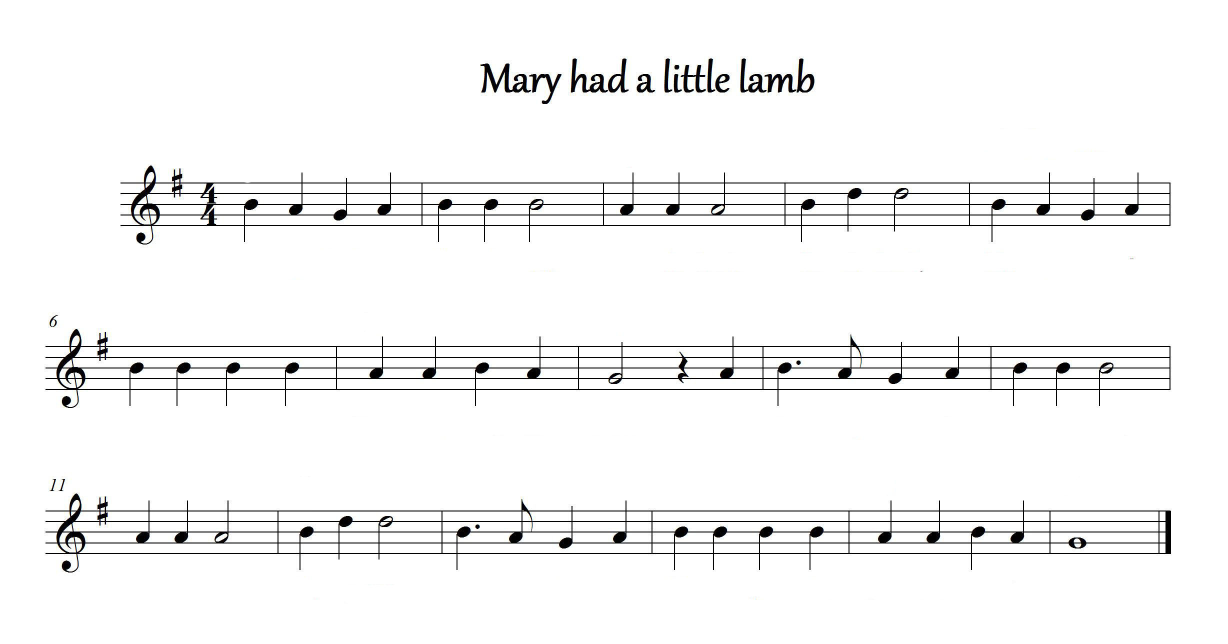
#> input picture Recognize/resources/music.jpg, 2456 x 1288 px (shown at 1/2 size)
$ python main.py
#> lines starting #> are read from the running program, lines starting #| are printed output that depends on the picture; after the words box and inside, x2 and y2 are one past the last pixel; in counts of white or black regions, pixels touching at a corner belong together
### Recognize/functions.py
# functions.py
import cv2
import numpy as np

def weighted(value):
    standard = 10
    return int(value * (standard / 10))

def threshold(image):
    image = cv2.cvtColor(image, cv2.COLOR_BGR2GRAY)
    ret, image = cv2.threshold(image, 127, 255, cv2.THRESH_BINARY_INV | cv2.THRESH_OTSU)
    return image

# [49 lines left out: functions camera_threshold, closing, get_number, convert_to_sentence, not called in this run]

### Recognize/modules.py
# modules.py
import cv2
import numpy as np
import functions as fs

def remove_noise(image):
    image = fs.threshold(image)  # 이미지 이진화
    mask = np.zeros(image.shape, np.uint8)  # 보표 영역만 추출하기 위해 마스크 생성
    subimages = []  # subimage들을 저장할 리스트
    cnt, labels, stats, centroids = cv2.connectedComponentsWithStats(image)  # 레이블링
    for i in range(1, cnt):
        x, y, w, h, area = stats[i]
        if w > image.shape[1] * 0.5:  # 보표 영역에만
            cv2.rectangle(mask, (x, y, w, h), (255, 0, 0), -1)  # 사각형 그리기

            # 원본 이미지에서 사각형 영역 추출하여 subimages 리스트에 추가
            subimage =[x, y, w, h]
            subimages.append(subimage)

    masked_image = cv2.bitwise_and(image, mask)  # 보표 영역 추출

    return masked_image, subimages

# [16 lines left out: function camera_remove_noise, not called in this run]

def remove_staves(image):
    height, width = image.shape
    staves = []  # 오선의 좌표들이 저장될 리스트

    for row in range(height):
        pixels = 0
        for col in range(width):
            pixels += (image[row][col] == 255)  # 한 행에 존재하는 흰색 픽셀의 개수를 셈
        if pixels >= width * 0.5:  # 이미지 넓이의 50% 이상이라면
            if len(staves) == 0 or abs(staves[-1][0] + staves[-1][1] - row) > 1:  # 첫 오선이거나 이전에 검출된 오선과 다른 오선
                staves.append([row, 0])  # 오선 추가 [오선의 y 좌표][오선 높이]
            else:  # 이전에 검출된 오선과 같은 오선
                staves[-1][1] += 1  # 높이 업데이트

    for staff in range(len(staves)):
        top_pixel = staves[staff][0]  # 오선의 최상단 y 좌표
        bot_pixel = staves[staff][0] + staves[staff][1]  # 오선의 최하단 y 좌표 (오선의 최상단 y 좌표 + 오선 높이)
        for col in range(width):
            if image[top_pixel - 1][col] == 0 and image[bot_pixel + 1][col] == 0:  # 오선 위, 아래로 픽셀이 있는지 탐색
                for row in range(top_pixel, bot_pixel + 1):
                    image[row][col] = 0  # 오선을 지움

    return image, [x[0] for x in staves]

def normalization(image, staves, standard):
    avg_distance = 0
    lines = int(len(staves) / 5)  # 보표의 개수
    for line in range(lines):
        for staff in range(4):
            staff_above = staves[line * 5 + staff]
            staff_below = staves[line * 5 + staff + 1]
            avg_distance += abs(staff_above - staff_below)  # 오선의 간격을 누적해서 더해줌
    avg_distance /= len(staves) - lines  # 오선 간의 평균 간격

    height, width = image.shape  # 이미지의 높이와 넓이
    weight = standard / avg_distance  # 기준으로 정한 오선 간격을 이용해 가중치를 구함
    new_width = int(width * weight)  # 이미지의 넓이에 가중치를 곱해줌
    new_height = int(height * weight)  # 이미지의 높이에 가중치를 곱해줌

    image = cv2.resize(image, (new_width, new_height))  # 이미지 리사이징
    # ret, image = cv2.threshold(image, 127, 255, cv2.THRESH_BINARY | cv2.THRESH_OTSU)  # 이미지 이진화 !! 이진화 작업시 음표 손실됨
    staves = [x * weight for x in staves]  # 오선 좌표에도 가중치를 곱해줌

    return image, staves

### Recognize/main.py
# main.py

import cv2
import os
import modules
import numpy as np
import functions as fs

subimages_array = []  # 서브 이미지 배열들을 저장할 리스트
stave_list=[] # 해당 악보의 모든 오선 정보를 담고 있는 리스트
# 이미지 불러오기
resource_path = os.getcwd() + "/resources/"
image_0 = cv2.imread(resource_path + "music.jpg")
#> image_0 is the input picture: shape (1288, 2456, 3); mean B, G, R 245.2, 245.2, 245.2

# 1. 보표 영역 추출 및 그 외 노이즈 제거
image_1,subimages_array = modules.remove_noise(image_0)
#> in threshold, `ret, image = cv2.threshold(image, 127, 255, cv2.THRESH_BINARY_INV | cv..`:
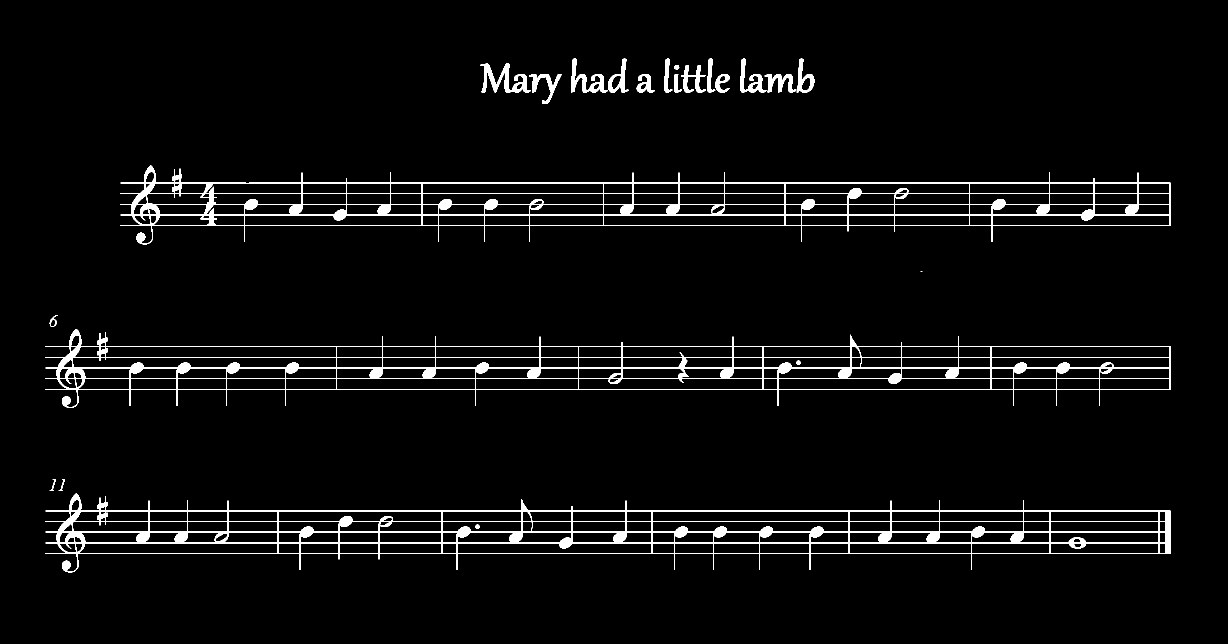
#> image: shape (1288, 2456) (shown at 1/2 size); 3.8% white; 23 white regions (1 under 20 px), largest, box (x1, y1, x2, y2) and area: (91, 987, 2342, 1145) 37051, (91, 658, 2341, 816) 35499, (241, 331, 2341, 489) 34226
#> in threshold, `ret, image = cv2.threshold(image, 127, 255, cv2.THRESH_BINARY_INV | cv..`: ret = 130
#> in remove_noise, `cnt, labels, stats, centroids = cv2.connectedComponentsWithStats(image)`:
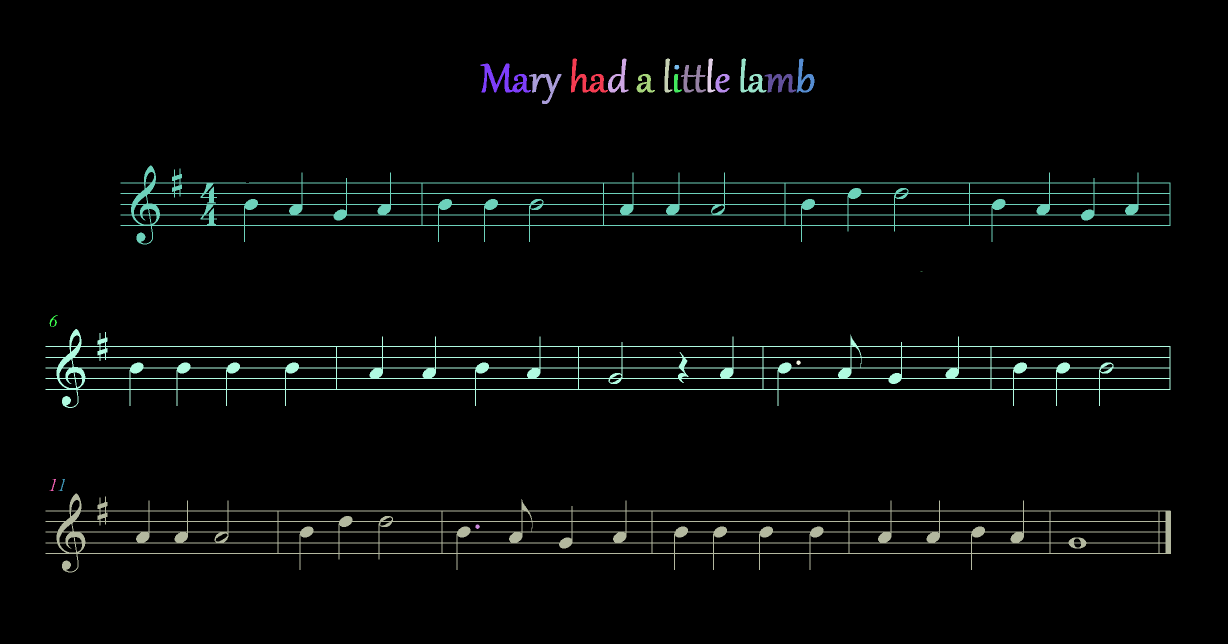
#> labels: shape (1288, 2456) int32 (shown at 1/2 size); 24 distinct labels, from 0 to 23; one colour per label, 0 black
#> in remove_noise, `cnt, labels, stats, centroids = cv2.connectedComponentsWithStats(image)`: cnt = 24; stats = 24 rows, first 6: [0, 0, 2456, 1288, 3043319], [1142, 117, 74, 68, 1594], [1216, 117, 41, 68, 984], [1329, 117, 16, 68, 532], [1415, 117, 16, 68, 532], [1481, 117, 52, 68, 1193]; centroids = 24 rows, first 8: [1229.1, 641.9], [1171.9, 161.3], [1237.5, 158.9], [1333.5, 151.5], [1419.4, 151.4], [1500.4, 160.6], [1607.9, 156.9], [1007.3, 159.8]
#> the loop in remove_noise, `for i in range(1, cnt):` made 23 passes
#> (x, y, w, h, area) on passes 1 to 12: (1142, 117, 74, 68, 1594), (1216, 117, 41, 68, 984), (1329, 117, 16, 68, 532), (1415, 117, 16, 68, 532), (1481, 117, 52, 68, 1193), (1593, 117, 36, 68, 963), (961, 127, 101, 58, 2186), (1349, 130, 10, 9, 74), (1362, 130, 50, 55, 1044), (1058, 148, 65, 60, 1139), (1273, 148, 37, 37, 662), (1348, 148, 16, 37, 300)
#> after the loop in remove_noise, `for i in range(1, cnt):`:
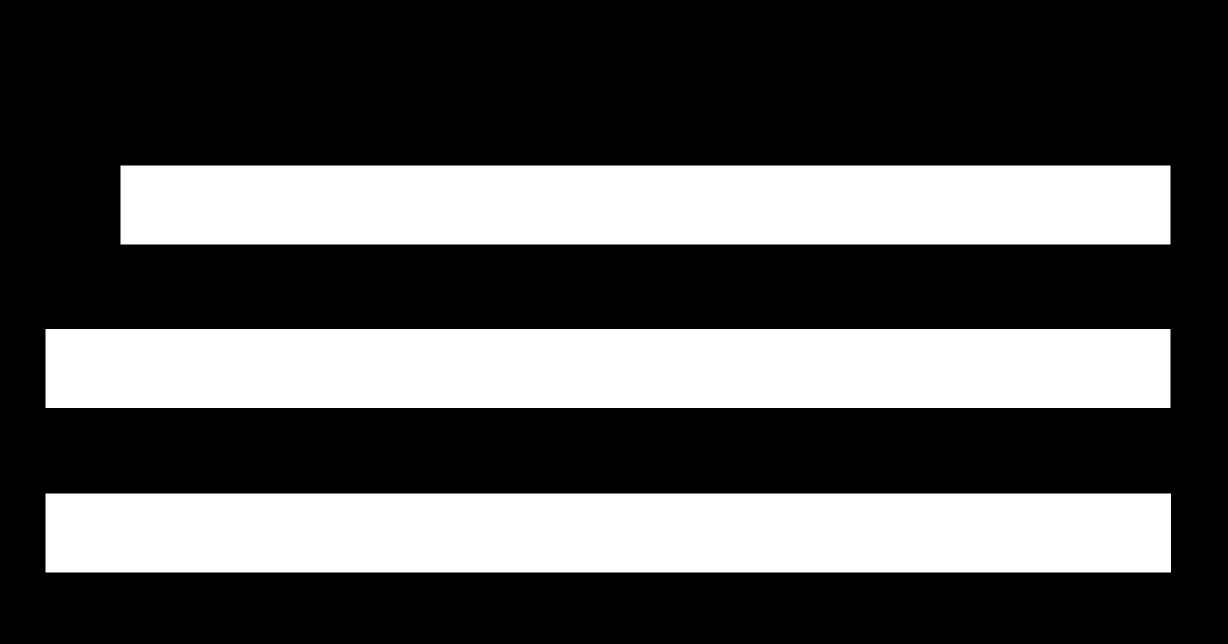
#> mask: shape (1288, 2456) (shown at 1/2 size); 33% white; 3 white regions, box (x1, y1, x2, y2) and area: (91, 987, 2342, 1145) 355658, (91, 658, 2341, 816) 355500, (241, 331, 2341, 489) 331800
#> after the loop in remove_noise, `for i in range(1, cnt):`: subimages = [[241, 331, 2100, 158], [91, 658, 2250, 158], [91, 987, 2251, 158]]
#> in remove_noise, `masked_image = cv2.bitwise_and(image, mask)`: masked_image: shape (1288, 2456); 3.4% white; 5 white regions, box (x1, y1, x2, y2) and area: (91, 987, 2342, 1145) 37051, (91, 658, 2341, 816) 35499, (241, 331, 2341, 489) 34226, (1593, 721, 1602, 730) 59, (951, 1049, 960, 1058) 59
#> subimages_array has the same summary as subimages in remove_noise

# 2. 오선 제거
image_2, staves = modules.remove_staves(image_1)
#> after the loop in remove_staves, `for row in range(height):`: staves = [[365, 1], [386, 1], [408, 1], [429, 1], [450, 1], [692, 1], [714, 1], [735, 1], [756, 1], [778, 1], [1021, 1], [1042, 1], [1063, 1], [1085, 1], [1106, 1]]
#> the loop in remove_staves, `for staff in range(len(staves)):` made 15 passes
#> (top_pixel, bot_pixel) on passes 1 to 12: (365, 366), (386, 387), (408, 409), (429, 430), (450, 451), (692, 693), (714, 715), (735, 736), (756, 757), (778, 779), (1021, 1022), (1042, 1043)
#> after the loop in remove_staves, `for staff in range(len(staves)):`: image: shape (1288, 2456); 1.4% white; 81 white regions, largest, box (x1, y1, x2, y2) and area: (113, 658, 171, 816) 2522, (113, 987, 171, 1145) 2512, (262, 331, 320, 489) 2510
#> staves = [365, 386, 408, 429, 450, 692, 714, 735, 756, 778, 1021, 1042, 1063, 1085, 1106]

# 3. 악보 이미지 정규화
image_3, staves = modules.normalization(image_2, staves, 10)
#> in normalization, `lines = int(len(staves) / 5)`: lines = 3
#> after the loop in normalization, `for line in range(lines):`: avg_distance = 256
#> in normalization, `avg_distance /= len(staves) - lines`: avg_distance = 21.33
#> in normalization, `weight = standard / avg_distance`: weight = 0.469
#> in normalization, `new_width = int(width * weight)`: new_width = 1151
#> in normalization, `new_height = int(height * weight)`: new_height = 603
#> in normalization, `staves = [x * weight for x in staves]`: staves = [171.1, 180.9, 191.2, 201.1, 210.9, 324.4, 334.7, 344.5, 354.4, 364.7, 478.6, 488.4, 498.3, 508.6, 518.4]

# 오선 제거된 분할 이미지와 오선 정보에 대해 정규화 수행
normalized_images = []
for subimage_coords in subimages_array:
    x, y, w, h = subimage_coords
    subimage = image_0[y:y+h+10, x:x+w+10] #분할 좌표를 찾아 이미지화 margin을 10px 줬음 안그러면 템플릿 매칭때 오류 발생.
    subimage = fs.threshold(subimage) #그레이스케일 후 이진화
    normalized_image, stave_info = modules.remove_staves(subimage) #오선 제거
    normalized_image, stave_info = modules.normalization(normalized_image, stave_info, 10) # 정규화
    normalized_images.append((normalized_image))

    # 마지막 인덱스에 10을 더한 값을 추가
    stave_info.append(stave_info[-1] + 10)

    # 원래 리스트에 중간 값을 추가한 리스트 생성
    new_stave_info = [stave_info[0]]

    for i in range(len(stave_info) - 1):
        mid_value = (stave_info[i] + stave_info[i + 1]) / 2
        new_stave_info.extend([mid_value, stave_info[i + 1]])

    stave_list.append(new_stave_info) # 도 레 미 파 솔 라 시 도
#> this loop made 3 passes
#> (subimage_coords, x, y, w, avg_distance in normalization, weight in normalization, new_width in normalization) on passes 1 to 3: ([241, 331, 2100, 158], 241, 331, 2100, 21.25, 0.471, 992), ([91, 658, 2250, 158], 91, 658, 2250, 21.5, 0.465, 1051), ([91, 987, 2251, 158], 91, 987, 2251, 21.25, 0.471, 1064)
#> pass 1, `normalized_image, stave_info = modules.remove_staves(subimage)`:
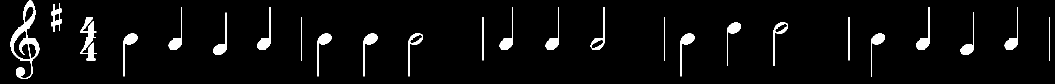
#> normalized_image: shape (168, 2110) (shown at 1/2 size); 4.2% white; 26 white regions, largest, box (x1, y1, x2, y2) and area: (21, 0, 79, 158) 2509, (160, 77, 193, 121) 631, (999, 14, 1026, 100) 615
#> after the loop:
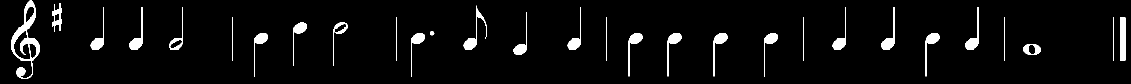
#> subimage: shape (168, 2261) (shown at 1/2 size); 4.3% white; 29 white regions, largest, box (x1, y1, x2, y2) and area: (22, 0, 80, 158) 2511, (2240, 34, 2251, 121) 956, (927, 11, 974, 100) 819
#> after the loop, normalized_images = 3 items; stave_list = [[16, 20.94, 25.88, 31.06, 36.24, 41.18, 46.12, 51.06, 56, 61, 66], [15.81, 20.93, 26.05, 30.93, 35.81, 40.7, 45.58, 50.7, 55.81, 60.81, 65.81], [16, 20.94, 25.88, 30.82, 35.76, 40.94, 46.12, 51.06, 56, 61, 66]]

result_img = cv2.bitwise_not(image_3)

# 템플릿 이미지 파일명과 해당 이미지에 표시될 텍스트들
template_data = [
{"file": "template\clef.png", "text": "Treble"},
{"file": "template\clef_2.png", "text": "Treble"},
{"file": "template\sharp.png", "text": "Sharp"},
{"file": "template\half_left.png", "text": "Half Note"},
{"file": "template\half_right.png", "text": "Half Note"},
{"file": "template\eight_flag.png", "text": "Eight_flag"},
{"file": "template\eight_flag_2.png", "text": "Eight_flag"},
{"file": "template\quarter_left.png", "text": "Quarter Note"},
{"file": "template\quarter_right.png", "text": "Quarter Note"},
{"file": "template\quarter_left_2.png", "text": "Quarter Note"},
{"file": "template\quarter_right_2.png", "text": "Quarter Note"},
{"file": "template\dot.png", "text": "Dot"},
{"file": "template\quarter_rest.png", "text": "Quarter Rest"},
{"file": "template\whole_note.png", "text": "Whole Note"}
]

recognition_list = []

# 템플릿 매칭 및 결과 이미지에 음표와 텍스트 추가
for normalized_image in normalized_images:
    result_subimg = cv2.bitwise_not(normalized_image)
#> normalized_image: shape (79, 992)

    # 각 subimage에 대한 processed_locations 리스트 초기화
    processed_locations = []

    for template_info in template_data:
        template_file = template_info["file"]
        template_text = template_info["text"]

        template_path = os.path.join(resource_path, template_file)
        template = cv2.imread(template_path)
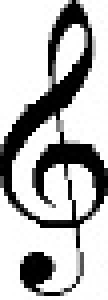
#> input picture Recognize/resources/template/clef.png, 27 x 75 px, found by its file name (shown 4 times larger)
#> template is the input picture: shape (75, 27, 3); min 0, max 255, mean 185.1
        template = fs.threshold(template)
#> in threshold (call 5), `ret, image = cv2.threshold(image, 127, 255, cv2.THRESH_BINARY_INV | cv..`: image: shape (75, 27); 27.9% white; 2 white regions, box (x1, y1, x2, y2) and area: (0, 0, 27, 62) 484, (5, 63, 21, 74) 80
        result = cv2.matchTemplate(normalized_image, template, cv2.TM_CCOEFF_NORMED)

        threshold = 0.7

        locations = np.where(result >= threshold)
#> locations = ([0, 1], [10, 10])
        for loc in zip(*locations[::-1]):  # 하나라도 검출 되었을때 중복 검출 방지 검사 반복문
            skip_location = False
            for processed_loc in processed_locations:
                distance = np.sqrt((loc[0] - processed_loc[0]) ** 2 + (loc[1] - processed_loc[1]) ** 2)
                if distance < 5:
                    skip_location = True
                    break

            if not skip_location:
                processed_locations.append([loc[0], loc[1], template_text, (loc[1] + loc[1] + template.shape[0]) / 2])
                cv2.rectangle(result_subimg, loc, (loc[0] + template.shape[1], loc[1] + template.shape[0]), (0, 0, 255),
                              2)
#> this loop made 2 passes
#> loc on passes 1 to 2: (10, 0), (10, 1)
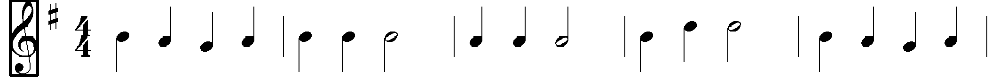
#> result_subimg: shape (79, 992); min 0, max 255, mean 242.5
#> after the loop, processed_locations = [[10, 0, 'Treble', 37.5]]
#> (the run stopped early here; a loop or call above may not have finished)
